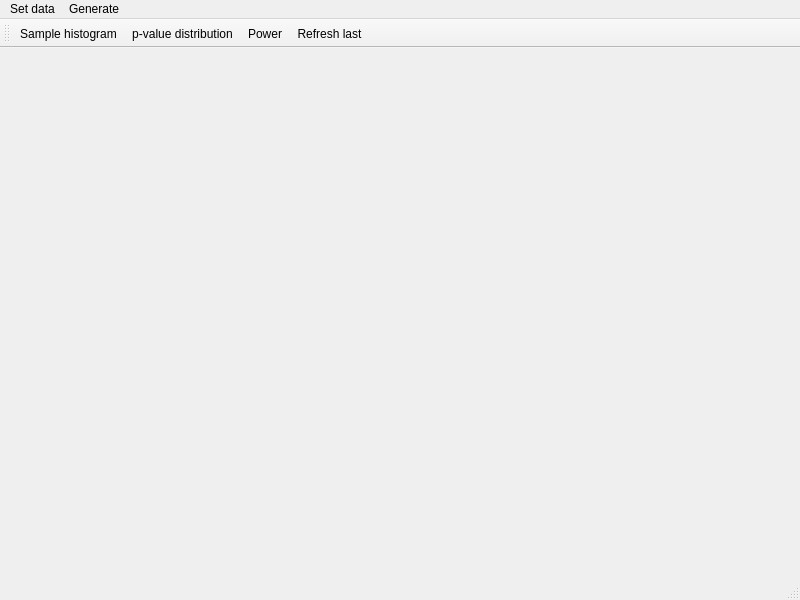
<?xml version="1.0" encoding="UTF-8"?>
<ui version="4.0">
 <class>MainWindow</class>
 <widget class="QMainWindow" name="MainWindow">
  <property name="geometry">
   <rect>
    <x>0</x>
    <y>0</y>
    <width>800</width>
    <height>600</height>
   </rect>
  </property>
  <property name="windowTitle">
   <string>MainWindow</string>
  </property>
  <widget class="QWidget" name="centralwidget"/>
  <widget class="QMenuBar" name="menubar">
   <property name="geometry">
    <rect>
     <x>0</x>
     <y>0</y>
     <width>800</width>
     <height>26</height>
    </rect>
   </property>
   <widget class="QMenu" name="menuGenerate">
    <property name="title">
     <string>Generate</string>
    </property>
    <addaction name="action_refresh_last"/>
   </widget>
   <widget class="QMenu" name="menuSet_data">
    <property name="title">
     <string>Set data</string>
    </property>
    <addaction name="action_sample_gialog"/>
    <addaction name="action_p_value_dialog"/>
    <addaction name="action_power"/>
   </widget>
   <addaction name="menuSet_data"/>
   <addaction name="menuGenerate"/>
  </widget>
  <widget class="QStatusBar" name="statusbar"/>
  <widget class="QToolBar" name="toolBar">
   <property name="windowTitle">
    <string>toolBar</string>
   </property>
   <attribute name="toolBarArea">
    <enum>TopToolBarArea</enum>
   </attribute>
   <attribute name="toolBarBreak">
    <bool>false</bool>
   </attribute>
   <addaction name="action_sample_gialog"/>
   <addaction name="action_p_value_dialog"/>
   <addaction name="action_power"/>
   <addaction name="action_refresh_last"/>
  </widget>
  <action name="action_sample_gialog">
   <property name="icon">
    <iconset resource="Resource.qrc">
     <normaloff>:/SampleHistogram.png</normaloff>:/SampleHistogram.png</iconset>
   </property>
   <property name="text">
    <string>Sample histogram</string>
   </property>
  </action>
  <action name="action_p_value_dialog">
   <property name="icon">
    <iconset resource="Resource.qrc">
     <normaloff>:/PvalueDistribution.png</normaloff>:/PvalueDistribution.png</iconset>
   </property>
   <property name="text">
    <string>p-value distribution</string>
   </property>
  </action>
  <action name="action_power">
   <property name="icon">
    <iconset resource="Resource.qrc">
     <normaloff>:/Power.png</normaloff>:/Power.png</iconset>
   </property>
   <property name="text">
    <string>Power</string>
   </property>
  </action>
  <action name="action_refresh_last">
   <property name="icon">
    <iconset resource="Resource.qrc">
     <normaloff>:/menu/repeat.png</normaloff>:/menu/repeat.png</iconset>
   </property>
   <property name="text">
    <string>Refresh last</string>
   </property>
  </action>
 </widget>
 <resources>
  <include location="Resource.qrc"/>
 </resources>
 <connections/>
</ui>
